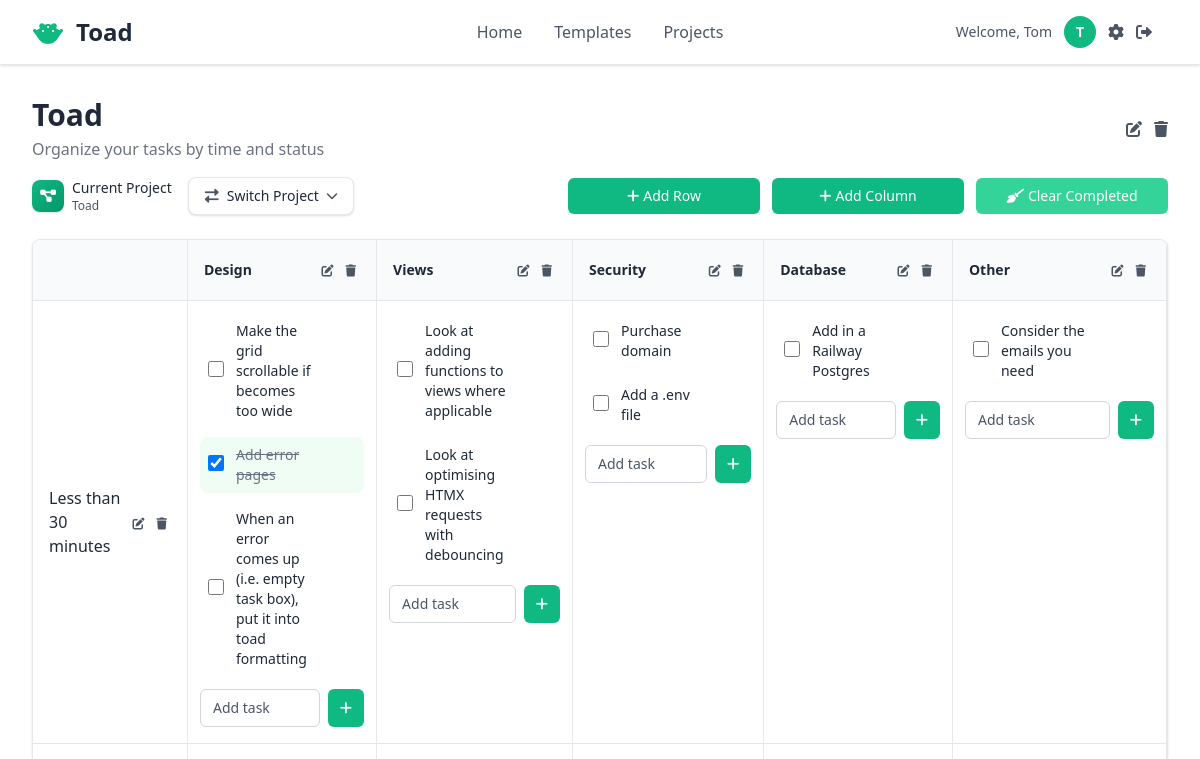
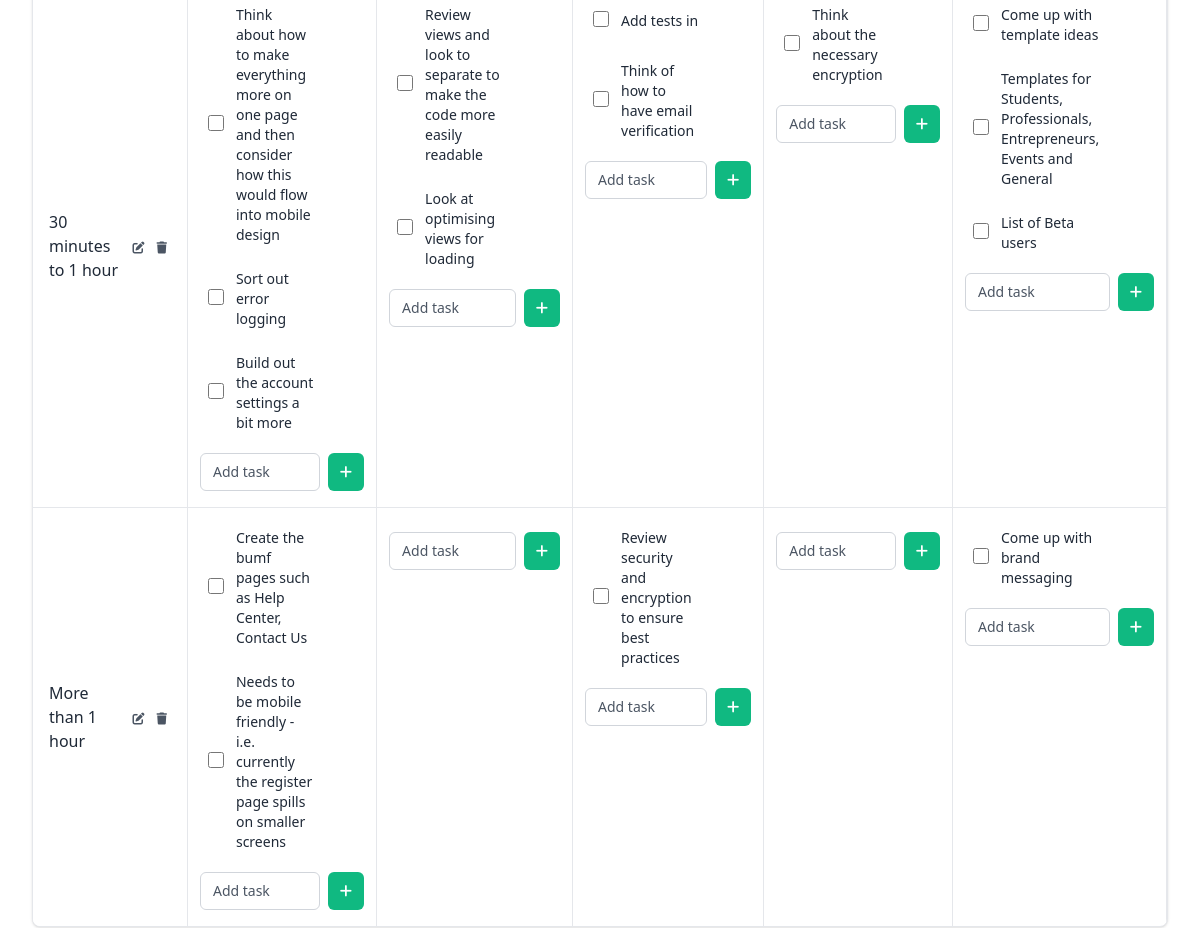
/projects/1/ (signed in, upper part), run on an earlier commit of the app's database (2 pictures, top to bottom).
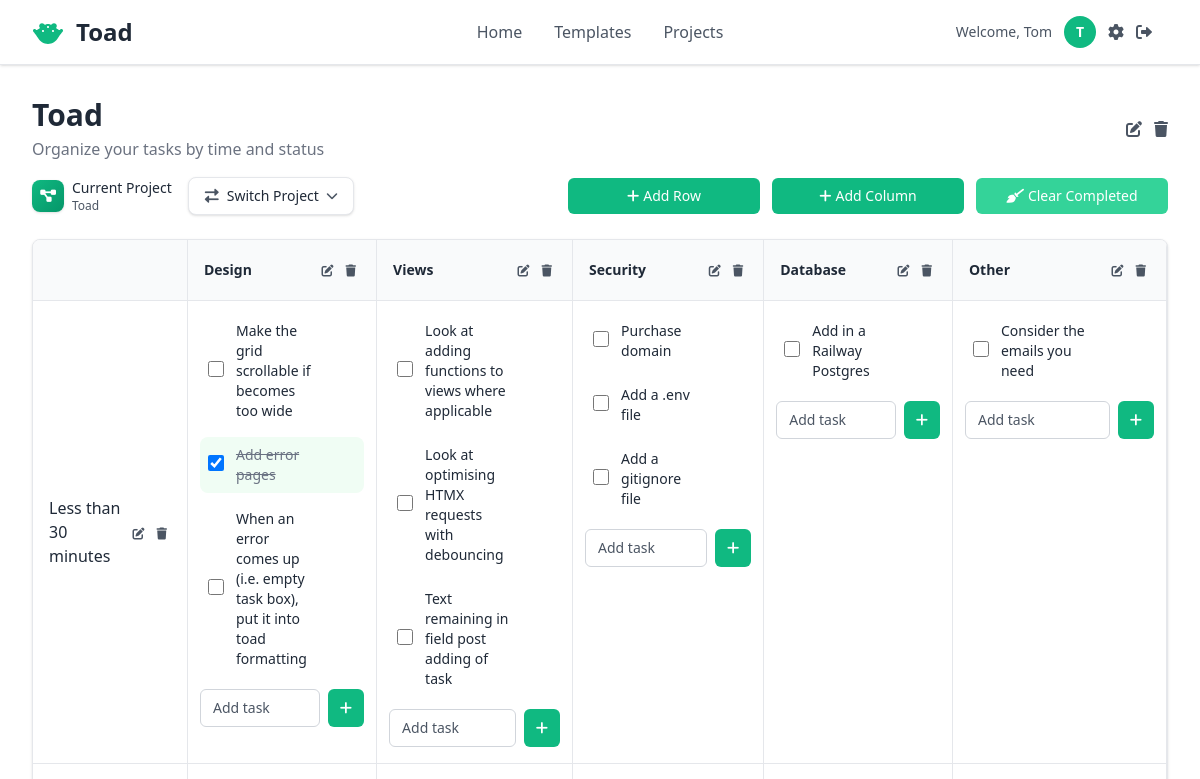
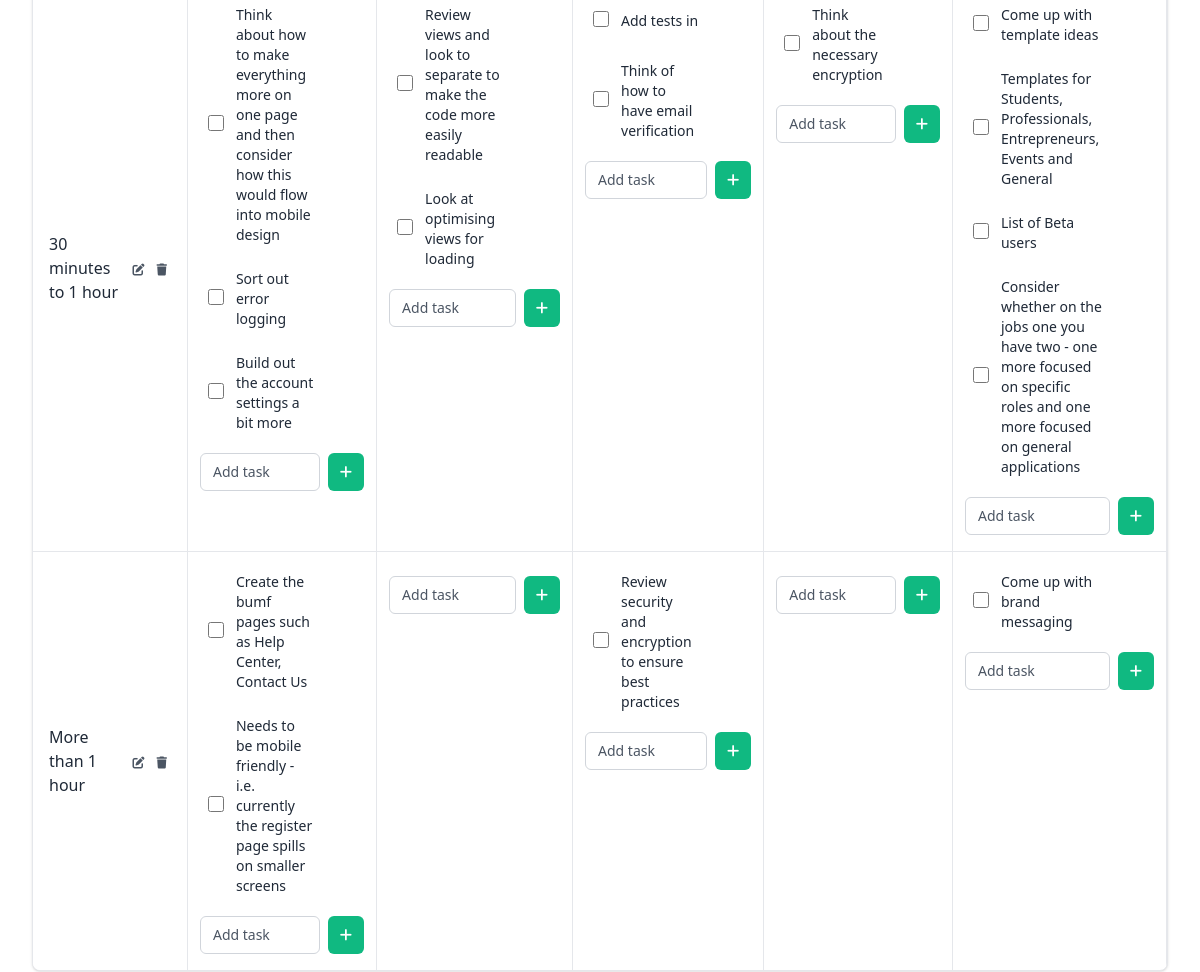
And on a later commit of the database (2 pictures, top to bottom).
### pages/models.py (models this page shows, shortened)
class ColumnHeader(models.Model):
    project = models.ForeignKey(Project, on_delete=models.CASCADE, related_name='column_headers')
    name = models.CharField(max_length=100)
    is_category_column = models.BooleanField(default=False) # To identify the first "Time / Category" like column
    order = models.PositiveIntegerField(default=0) # For maintaining column order
    created_at = models.DateTimeField(auto_now_add=True)
    updated_at = models.DateTimeField(auto_now=True)
    class Meta:
        ordering = ['order', 'created_at']

class RowHeader(models.Model):
    project = models.ForeignKey(Project, on_delete=models.CASCADE, related_name='row_headers')
    name = models.CharField(max_length=100)
    order = models.PositiveIntegerField(default=0) # For maintaining row order
    created_at = models.DateTimeField(auto_now_add=True)
    updated_at = models.DateTimeField(auto_now=True)
    class Meta:
        ordering = ['order', 'created_at']

class Task(models.Model):
    project = models.ForeignKey(Project, on_delete=models.CASCADE, related_name='tasks')
    row_header = models.ForeignKey(RowHeader, on_delete=models.CASCADE, related_name='tasks')
    column_header = models.ForeignKey(ColumnHeader, on_delete=models.CASCADE, related_name='tasks')
    text = models.TextField(blank=False, null=False, help_text='Enter the task description')
    completed = models.BooleanField(default=False)
    created_at = models.DateTimeField(auto_now_add=True)
    updated_at = models.DateTimeField(auto_now=True)
    class Meta:
        ordering = ['created_at']

### pages/views.py (the view)
# urls.py: path('projects/<int:pk>/', views.project_grid_view, name='project_grid'),
@login_required
def project_grid_view(request, pk):
    project = get_object_or_404(Project, pk=pk, user=request.user)
    row_headers = project.row_headers.all().order_by('order')
    column_headers = list(project.column_headers.filter(is_category_column=True)) + \
                     list(project.column_headers.filter(is_category_column=False).order_by('order'))
    tasks_by_cell = {}
    all_tasks = project.tasks.all().select_related('row_header', 'column_header')
    for task in all_tasks:
        cell_key = f"{task.row_header_id}_{task.column_header_id}"
        if cell_key not in tasks_by_cell:
            tasks_by_cell[cell_key] = []
        tasks_by_cell[cell_key].append(task)
    row_form = RowHeaderForm()
    column_form = ColumnHeaderForm()
    context = {
        'project': project,
        'row_headers': row_headers,
        'column_headers': column_headers,
        'tasks_by_cell': tasks_by_cell,
        'projects': Project.objects.filter(user=request.user),
        'quick_task_form': QuickTaskForm(),
        'row_form': row_form,
        'column_form': column_form,
    }
    return render(request, 'pages/grid/project_grid.html', context)

### pages/forms.py
class QuickTaskForm(forms.ModelForm):
    class Meta:
        model = Task
        fields = ['text']
        widgets = {
            'text': forms.TextInput(attrs={
                'class': 'w-full px-3 py-2 border border-[var(--inline-input-border)] rounded-md text-sm placeholder-[var(--text-secondary)] focus:outline-none focus:ring-1 focus:ring-[var(--primary-action-bg)] focus:border-[var(--primary-action-bg)] text-[var(--text-primary)]',
                'placeholder': 'Add task',
                'required': True,
                'name': 'text',
            }),
        }
    def __init__(self, *args, **kwargs):
        super().__init__(*args, **kwargs)
        self.fields['text'].required = True
        self.fields['text'].strip = True

### accounts/models.py (called while the page is built)
    def get_short_name(self):
        return self.first_name

### pages/templatetags/custom_filters.py (called while the page is built)
@register.filter
def get_item(dictionary, key):
    if dictionary is None:
        return []
    result = dictionary.get(key, [])
    return result if result is not None else []

@register.filter
def cell_key(row_pk, col_pk):
    return f"{row_pk}_{col_pk}"

### pages/templates/pages/grid/project_grid.html (shortened to what the changed rows need)
{% extends "pages/layout.html" %}
{% load custom_filters %}
{% load static %}
{% block content %}
<div class="mb-6">
    <div class="flex items-center justify-between mb-4">
        <div>
            <h1 class="text-3xl font-bold text-[var(--title-text)]">{{ project.name }}</h1>
        </div>
    </div>
</div>
<div class="bg-[var(--container-bg)] rounded-lg shadow-sm border border-[var(--border-color)] overflow-hidden">
    <div class="overflow-x-auto">
        <table class="w-full border-collapse min-w-[800px]">
            <colgroup>
            </colgroup>
            <thead>
                <tr>
                    {% for col_header in column_headers %}
                    <th class="p-4 border-b border-r border-[var(--border-color)] text-left text-sm font-semibold whitespace-nowrap bg-[var(--grid-header-bg)] w-64 {% if col_header.is_category_column %}sticky left-0 z-20{% endif %}">
                        <div class="flex items-center justify-between">
                            {% if not col_header.is_category_column %}
                                <span class="text-[var(--title-text)] truncate">{{ col_header.name }}</span>
                                <div class="flex space-x-1 ml-2">
                                    <button type="button"
                                            class="p-1 rounded hover:bg-[var(--container-bg)] transition-colors cursor-pointer"
                                            title="Edit column"
                                            hx-get="{% url 'pages:column_edit' project_pk=project.pk col_pk=col_header.pk %}"
                                            hx-target="#modal-content"
                                            hx-trigger="click"
                                            _="on click trigger openModal">
                                        <i class="fas fa-edit text-xs text-[var(--text-secondary)] hover:text-[var(--primary-action-bg)]"></i>
                                    </button>
                                    <button type="button"
                                            class="p-1 rounded hover:bg-[var(--container-bg)] transition-colors cursor-pointer"
                                            title="Delete column"
                                            hx-get="{% url 'pages:column_delete' project_pk=project.pk col_pk=col_header.pk %}"
                                            hx-target="#modal-content"
                                            hx-trigger="click"
                                            _="on click trigger openModal">
                                        <i class="fas fa-trash text-xs text-[var(--text-secondary)] hover:text-[var(--delete-button-bg)]"></i>
                                    </button>
                                </div>
                            {% endif %}
                        </div>
                    </th>
                    {% endfor %}
                </tr>
            </thead>
            <tbody>
                {% for row_h in row_headers %}
                <tr class="{% if not forloop.last %}border-b border-[var(--border-color)]{% endif %}">
                    <td class="p-4 border-r border-[var(--border-color)] font-medium text-[var(--text-primary)] sticky left-0 z-10 bg-[var(--container-bg)] w-64">
                        <div class="flex items-center justify-between">
                            <span>{{ row_h.name }}</span>
                            <div class="flex space-x-1 ml-2">
                                <button type="button"
                                        class="p-1 rounded hover:bg-[var(--grid-header-bg)] transition-colors cursor-pointer"
                                        title="Edit row"
                                        hx-get="{% url 'pages:row_edit' project_pk=project.pk row_pk=row_h.pk %}"
                                        hx-target="#modal-content"
                                        hx-trigger="click"
                                        _="on click trigger openModal">
                                    <i class="fas fa-edit text-xs text-[var(--text-secondary)] hover:text-[var(--primary-action-bg)]"></i>
                                </button>
                                <button type="button"
                                        class="p-1 rounded hover:bg-[var(--grid-header-bg)] transition-colors cursor-pointer"
                                        title="Delete row"
                                        hx-get="{% url 'pages:row_delete' project_pk=project.pk row_pk=row_h.pk %}"
                                        hx-target="#modal-content"
                                        hx-trigger="click"
                                        _="on click trigger openModal">
                                    <i class="fas fa-trash text-xs text-[var(--text-secondary)] hover:text-[var(--delete-button-bg)]"></i>
                                </button>
                            </div>
                        </div>
                    </td>
                    {% for col_h in column_headers %}
                        {% if not col_h.is_category_column %}
                        <td class="p-3 border-r border-[var(--border-color)] align-top w-64">
                            <div class="space-y-2 mb-3 w-full" data-row="{{ row_h.pk }}" data-col="{{ col_h.pk }}" id="tasks-{{ row_h.pk }}-{{ col_h.pk }}">
                                {% with cell_key=row_h.pk|cell_key:col_h.pk %}
                                    {% for task in tasks_by_cell|get_item:cell_key %}
                                        {% include 'pages/grid/actions_in_page/task_item.html' with task=task %}
                                    {% endfor %}
                                {% endwith %}
                            </div>
                            <form method="post"
                                  action="{% url 'pages:task_create' project_pk=project.pk row_pk=row_h.pk col_pk=col_h.pk %}"
                                  class="task-form"
                                  hx-post="{% url 'pages:task_create' project_pk=project.pk row_pk=row_h.pk col_pk=col_h.pk %}"
                                  hx-swap="beforeend"
                                  hx-target="#tasks-{{ row_h.pk }}-{{ col_h.pk }}"
                                  _="on htmx:beforeRequest
                                       add .opacity-50 to me
                                     end
                                     on htmx:afterRequest(detail)
                                       remove .opacity-50 from me
                                       if detail.successful
                                         set textInput to me querySelector('input[name=text]')
                                         set textInput.value to ''
                                         call textInput.focus()
                                         set errorDiv to me querySelector('.error-message')
                                         set errorDiv.innerHTML to ''
                                       else
                                         set errorDiv to me querySelector('.error-message')
                                         set errorDiv.innerHTML to detail.xhr.response
                                       end
                                     end">
                                <div class="flex space-x-2 relative">
                                    {{ quick_task_form.text }}
                                    <button type="submit" class="px-3 py-2 bg-[var(--primary-action-bg)] text-[var(--primary-action-text)] rounded-md text-sm hover:bg-[var(--primary-action-hover-bg)] transition-colors relative">
                                        <i class="fas fa-plus"></i>
                                    </button>
                                </div>
                            </form>
                        </td>
                        {% endif %}
                    {% endfor %}
                </tr>
                {% endfor %}
            </tbody>
        </table>
    </div>
</div>
{% endblock %}

### pages/templates/pages/grid/actions_in_page/task_item.html (shortened to what this page needs)
{% load static %}
<div class="group flex items-center justify-between w-full p-2 rounded-lg hover:bg-[var(--grid-header-bg)] transition-all duration-200 {% if task.completed %}bg-green-50{% endif %}"
     data-task-id="{{ task.id }}"
     id="task-{{ task.id }}">
    <div class="flex items-center space-x-3 min-w-0 flex-1">
        <form method="POST"
              action="{% url 'pages:task_toggle_complete' task.pk %}"
              class="flex-shrink-0"
              hx-post="{% url 'pages:task_toggle_complete' task.pk %}"
              hx-swap="none"
              hx-trigger="change"
              _="on htmx:afterRequest(detail)
                 if detail.successful
                   set response to JSON.parse(detail.xhr.response)
                   if response.completed
                     add .bg-green-50 to #task-{{ task.id }}
                     add .line-through to #task-text-{{ task.id }}
                     add .text-gray-500 to #task-text-{{ task.id }}
                   else
                     remove .bg-green-50 from #task-{{ task.id }}
                     remove .line-through from #task-text-{{ task.id }}
                     remove .text-gray-500 from #task-text-{{ task.id }}
                   end
                 end">
            <input type="checkbox"
                   name="completed"
                   {% if task.completed %}checked{% endif %}
                   class="w-4 h-4 rounded border-gray-300 text-[var(--primary-action-bg)] focus:ring-[var(--primary-action-bg)] cursor-pointer">
        </form>
        <p id="task-text-{{ task.id }}" class="text-sm text-[var(--text-primary)] {% if task.completed %}line-through text-gray-500{% endif %}">{{ task.text }}</p>
    </div>
</div>

What changed in the data, as far as the page shows it:
added Task: text "Text remaining in field post adding of task", shown under ColumnHeader "Views"
added Task: text "Add a gitignore file", shown under ColumnHeader "Security"
added Task: text "Consider whether on the jobs one you have two - one more focused on specific roles and one more focused on general applications", shown under ColumnHeader "Other"
